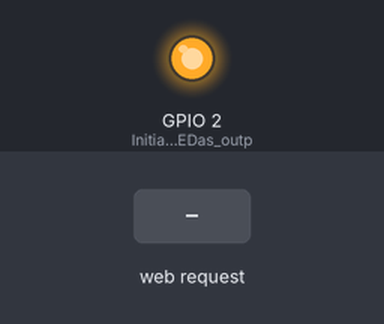
Bench run of a sketch on a simulated ESP8266 (NodeMCU). On the bench: output pins drawn as LEDs (lit = HIGH). The inputs (shaded band) are chosen by the test bench. WiFi joins after 1.5 s; servers stay silent unless stated; what the sketch prints to the serial monitor is not drawn.

Above: at 4.6 s.
At 6.7 s:
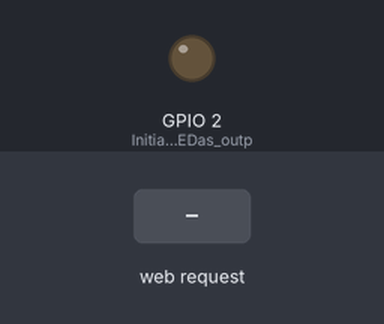
6.8 s: HTTP request GET / received
Timing chart, 0 to 9.8 s (numbered marks = the images above; inputs shaded):
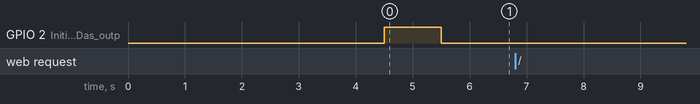

Measured:
- after the input at 6.8 s, every drawn part: stays the same

The sketch:

Code_ESP.ino
```cpp
//MD Drone - Code for ESP12-E
//Author: Łukasz Halbiniak
//V1.0
#include <ESP8266WiFi.h>
#include <ESP8266WebServer.h>

//Init variables
String X_Uc = "1";
String Y_Uc = "2";
String Z_Uc = "3";
String F_Uc = "4";
String T_Uc = "5";
String P_Uc = "6";
String B_Uc = "7";
String F_Android = "0";
String T_Android = "0";
String P_Android = "0";
String H_Android = "0";
String SD_Android = "0";
String TR_Android = "0";
String M1_Android = "0";
String M2_Android = "0";
String M3_Android = "0";
String M4_Android = "0";

//HOTSPOT parameters
const char *ssid = "MDDRONE";
const char *password = "D12345678";

//For LED blink
bool change =true;

//Recovery functions
IPAddress local_ip(192,168,4,4);
IPAddress gateway(192,168,4,1);
IPAddress subnet(255,255,255,0);
ESP8266WebServer server(80);

//Setup ESP
void setup() {
  //Int UART
  Serial.begin(115200);
  delay(1000);
  Serial.setTimeout(100);

  //Waiting for connection
  WiFi.begin(ssid, password);
  while (WiFi.status() != WL_CONNECTED) { // Wait for the Wi-Fi to connect
    delay(100);
  }
  digitalWrite(LED_BUILTIN, LOW);   // Turn the LED on (Note that LOW is the voltage level
  delay(1000);
  digitalWrite(LED_BUILTIN, HIGH);   // Turn the LED on (Note that LOW is the voltage level
  //Init server
  server.on("/",HTTP_GET, handleArgs);
  server.begin();
  //Serial.print("Uruchomiono");
  pinMode(LED_BUILTIN, OUTPUT);     // Initialize the LEDas output

  //Toggle if everything is good
  digitalWrite(LED_BUILTIN, LOW);   // Turn the LED on (Note that LOW is the voltage level
  delay(1000);
  digitalWrite(LED_BUILTIN, HIGH);   // Turn the LED on (Note that LOW is the voltage level
  delay(1000);
  digitalWrite(LED_BUILTIN, LOW);   // Turn the LED on (Note that LOW is the voltage level
}

void loop()
  {
    //Regular function
  delay(1);
  server.handleClient();
  }


void handleArgs()
{
  //Serial.print("Otrzymano handlera");

  //Preapre message for uC
  int paraml = server.args();
  F_Android = server.arg(0);
  T_Android = server.arg(1);
  P_Android = server.arg(2);
  H_Android = server.arg(3);
  SD_Android = server.arg(4);
  TR_Android = server.arg(5);
  M1_Android = server.arg(6);
  M2_Android = server.arg(7);
  M3_Android = server.arg(8);
  M4_Android = server.arg(9);
  String message_to_Uc = "F" + F_Android + "T" + T_Android + "P000"  + "H" + H_Android + "D" + SD_Android + "R" + TR_Android + "Z" + M1_Android + "X" + M2_Android + "C" + M3_Android + "V" + M4_Android;

  //Send message to uC
  Serial.print(message_to_Uc + "L");

  //Receive message from uC
  char Buff_UART[50];
  Serial.readBytesUntil('Q', Buff_UART, 50);

  if(strlen(Buff_UART) == 0) {

    //Send message for Android
    String message_to_Android = "X1Y2Z3F4T5P6B7V";
    server.send(200, "text/plain", message_to_Android);       //Response to the HTTP request
    if (change ==true)
    {
      change = false;
      digitalWrite(LED_BUILTIN, LOW);   // Turn the LED on (Note that LOW is the voltage level
    }else
    {
      change = true;
      digitalWrite(LED_BUILTIN, HIGH);   // Turn the LED on (Note that LOW is the voltage level
    }
   }else
   {
      String Buff_ConV_To_String = String(Buff_UART);
      int X_Pos = Buff_ConV_To_String.indexOf("X");
      int Y_Pos = Buff_ConV_To_String.indexOf("Y");
      int Z_Pos = Buff_ConV_To_String.indexOf("Z");
      int F_Pos = Buff_ConV_To_String.indexOf("F");
      int T_Pos = Buff_ConV_To_String.indexOf("T");
      int P_Pos = Buff_ConV_To_String.indexOf("P");
      int B_Pos = Buff_ConV_To_String.indexOf("B");
      int Q_Pos = Buff_ConV_To_String.indexOf("Q");
      X_Uc = Buff_ConV_To_String.substring(X_Pos+1, Y_Pos);
      Y_Uc = Buff_ConV_To_String.substring(Y_Pos+1, Z_Pos);
      Z_Uc = Buff_ConV_To_String.substring(Z_Pos+1, F_Pos);
      F_Uc = Buff_ConV_To_String.substring(F_Pos+1, T_Pos);
      T_Uc = Buff_ConV_To_String.substring(T_Pos+1, P_Pos);
      P_Uc = Buff_ConV_To_String.substring(P_Pos+1, B_Pos);
      B_Uc = Buff_ConV_To_String.substring(B_Pos+1, Q_Pos);

      //Send message for Android
      String message_to_Android = "X" + X_Uc + "Y" + Y_Uc + "Z" + Z_Uc + "F" + F_Uc + "T" + T_Uc + "P" + P_Uc + "B" + B_Uc + "V";
      server.send(200, "text/plain", message_to_Android);       //Response to the HTTP request
      if (change ==true)
      {
        change = false;
        digitalWrite(LED_BUILTIN, LOW);   // Turn the LED on (Note that LOW is the voltage level
      }else
      {
        change = true;
        digitalWrite(LED_BUILTIN, HIGH);   // Turn the LED on (Note that LOW is the voltage level
      }
   }
}
```
